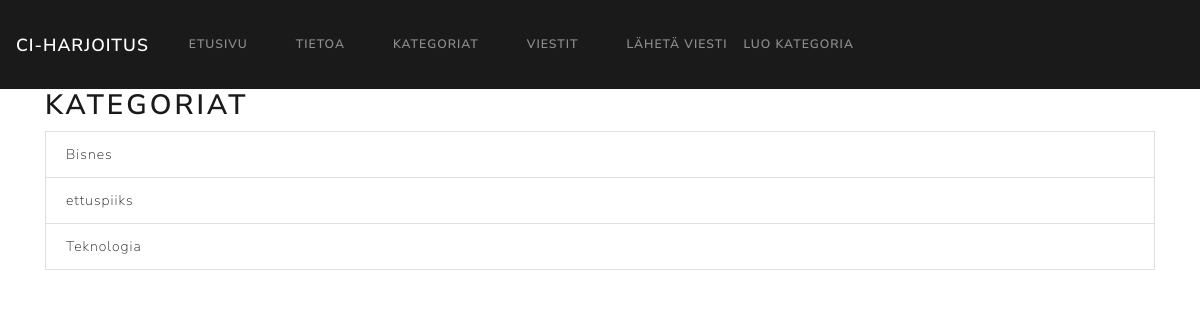
Page /index.php/categories on the committed database.
### tables this page shows
CREATE TABLE `categories` (
  `id` int(11) NOT NULL,
  `name` varchar(255) NOT NULL,
  `created_at` timestamp NOT NULL DEFAULT current_timestamp()
);

### application/controllers/Categories.php (called while the page is built, shortened)
<?php
    class categories extends CI_Controller{
        public function index(){
            $data['title'] = 'Kategoriat';
            $data['categories'] = $this->category_model->get_categories();
            $this->load->view('templates/header');
            $this->load->view('categories/index', $data);
            $this->load->view('templates/footer');
        }
    }

### index.php (called while the page is built, shortened)
<?php
require_once BASEPATH.'core/CodeIgniter.php';

### application/models/Category_model.php (called while the page is built, shortened)
<?php
    class Category_model extends CI_Model{
        public function get_categories(){
            $this->db->order_by('name');
            $query = $this->db->get('categories');
            return $query->result_array();
        }
    }

### application/views/categories/index.php (the view)
<h2><?= $title; ?></h2>
<ul class="list-group">
<?php foreach($categories as $category) : ?>
    <li class="list-group-item"><a href="<?php echo site_url('/categories/posts/'.$category['id']); ?>"><?php echo $category['name']; ?></a></li>
<?php endforeach; ?>
</ul>

### rows in the picture
categories: name "Bisnes"
categories: name "ettuspiiks"
categories: name "Teknologia"

### other values in the picture
$title "KATEGORIAT"
